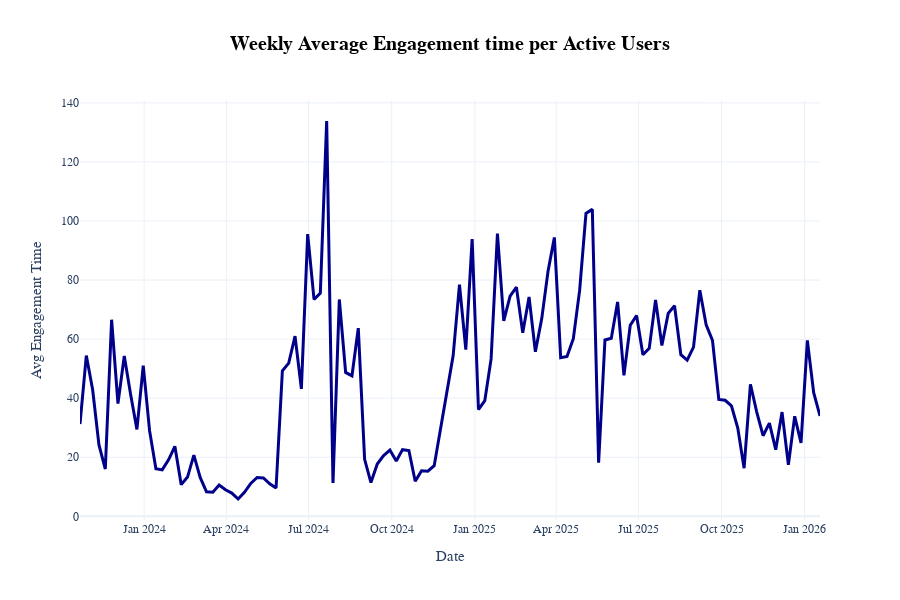

This figure's notebook cell:
### Code cell
fig8 = px.line(weekly,
               x= 'Date',
               y= 'Average_engagement_time_per_active_user',
               title= '<b>Weekly Average Engagement time per Active Users</b>',
               labels= {'Average_engagement_time_per_active_user' : 'Avg Engagement Time'},
               height= 600
              )

fig8.update_traces(line= dict(color= 'darkblue', width= 3))

fig8.update_layout(template= 'plotly_white',
                   title_font= dict(family="sans-serif", size=20, color='black'),
                   title_x= 0.5
                  )

fig8.update_xaxes( 
                  tickfont= dict(family= 'Arial Black', size= 12),
                  title_font= dict(family= 'Arial Black', size= 15)
                 )

fig8.update_yaxes(tickfont= dict(family= 'Arial Black', size= 12),
                  title_font= dict(family= 'Arial Black', size= 15)
                 )


                    
fig8.show()
